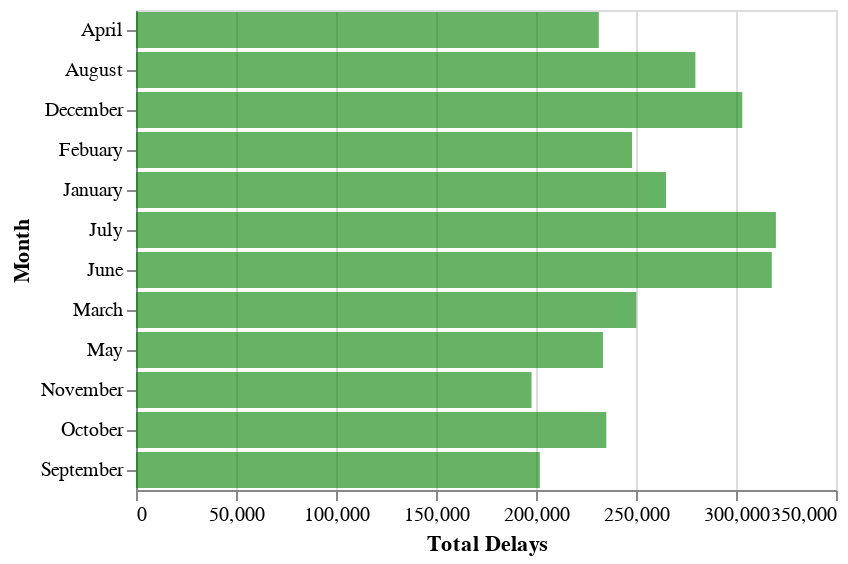

Notebook cell for this chart:
### Code cell
# chart code from q1
(alt.Chart(q2_table)
    .mark_bar(color='green', opacity=0.6)
    .encode(
        x = alt.X('total_delays', axis=alt.Axis(title = 'Total Delays')), 
        y = alt.Y('month', axis=alt.Axis(title='Month')))
    .properties(width=350))

### Figure 1 — Vega-Lite specification as saved in the notebook (floating-point values rounded to 4 significant figures)
{"config": {"view": {"continuousWidth": 400, "continuousHeight": 300}}, "data": {"name": "data-7817c091857326c46b795c821c879ca6"}, "mark": {"type": "bar", "color": "green", "opacity": 0.6}, "encoding": {"x": {"type": "quantitative", "axis": {"title": "Total Delays"}, "field": "total_delays"}, "y": {"type": "nominal", "axis": {"title": "Month"}, "field": "month"}}, "width": 350, "$schema": "https://vega.github.io/schema/vega-lite/v4.8.1.json", "datasets": {"data-7817c091857326c46b795c821c879ca6": [{"month": "April", "total_flights": 1259723, "total_delays": 231408, "total_delay_min": 13667654, "prop_delays": 0.1837, "avg_delay_hrs": 0.9844}, {"month": "August", "total_flights": 1335158, "total_delays": 279699, "total_delay_min": 16906565, "prop_delays": 0.2095, "avg_delay_hrs": 1.007}, {"month": "December", "total_flights": 1180278, "total_delays": 303133, "total_delay_min": 18821267, "prop_delays": 0.2568, "avg_delay_hrs": 1.035}, {"month": "Febuary", "total_flights": 1115814, "total_delays": 248033, "total_delay_min": 14753955, "prop_delays": 0.2223, "avg_delay_hrs": 0.9914}, {"month": "January", "total_flights": 1193018, "total_delays": 265001, "total_delay_min": 16152667, "prop_delays": 0.2221, "avg_delay_hrs": 1.016}, {"month": "July", "total_flights": 1371741, "total_delays": 319960, "total_delay_min": 20465456, "prop_delays": 0.2333, "avg_delay_hrs": 1.066}, {"month": "June", "total_flights": 1305663, "total_delays": 317895, "total_delay_min": 20338750, "prop_delays": 0.2435, "avg_delay_hrs": 1.066}, {"month": "March", "total_flights": 1213370, "total_delays": 250142, "total_delay_min": 14942262, "prop_delays": 0.2062, "avg_delay_hrs": 0.9956}, {"month": "May", "total_flights": 1227795, "total_delays": 233494, "total_delay_min": 13637705, "prop_delays": 0.1902, "avg_delay_hrs": 0.9735}, {"month": "November", "total_flights": 1185434, "total_delays": 197768, "total_delay_min": 11112089, "prop_delays": 0.1668, "avg_delay_hrs": 0.9365}, {"month": "October", "total_flights": 1301612, "total_delays": 235166, "total_delay_min": 13109792, "prop_delays": 0.1807, "avg_delay_hrs": 0.9291}, {"month": "September", "total_flights": 1227208, "total_delays": 201905, "total_delay_min": 11495811, "prop_delays": 0.1645, "avg_delay_hrs": 0.9489}]}}
